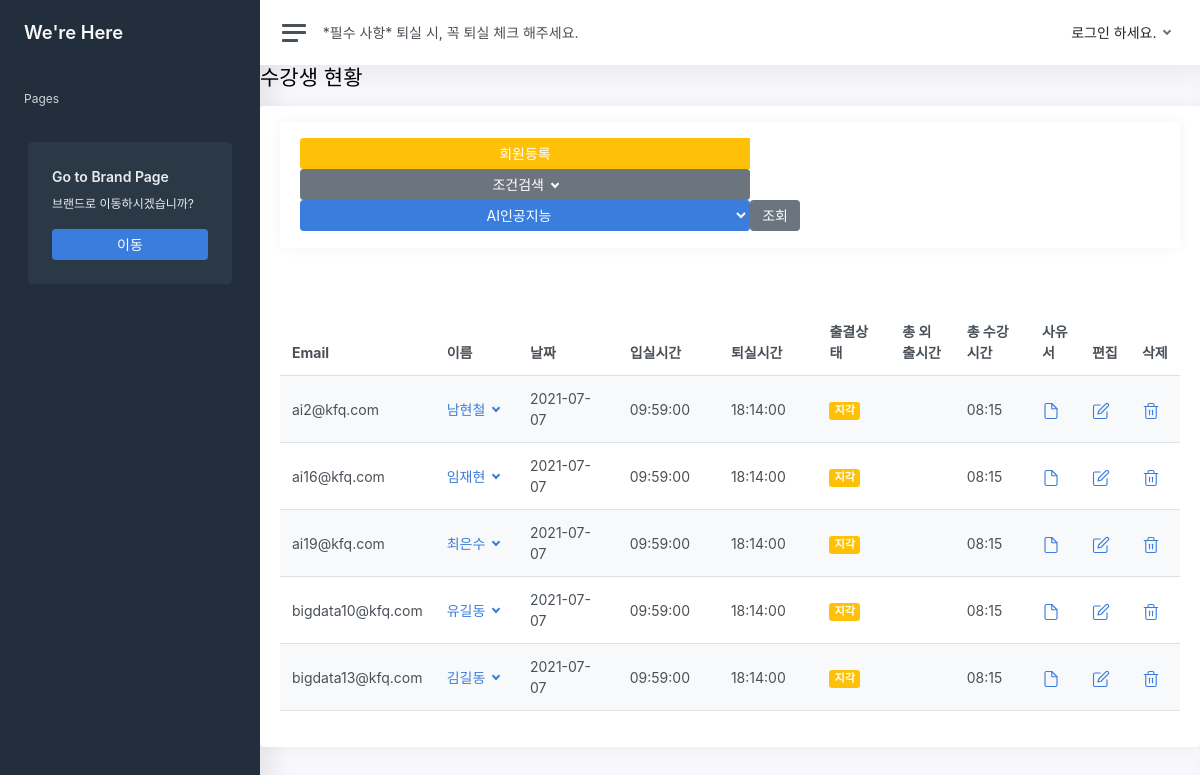
Screenshot of /CRM/status/data/late/ with the database file from the repository.
### CRM/models.py (models this page shows)
class Student_list(models.Model):
    studentListNum = models.AutoField(ClassList, primary_key=True)
    member_fk = models.ForeignKey(Member, on_delete=models.CASCADE)
    class_fk = models.ForeignKey(ClassList, on_delete=models.CASCADE)
    date = models.DateField(auto_now_add=True)
    attendance = models.CharField(max_length=2,default='N',null=True)
    absent = models.CharField(max_length=2,default='N',null=True)
    late = models.CharField(max_length=2,default='N',null=True)
    early= models.CharField(max_length=2,default='N',null=True)
    input_time = models.DateTimeField(null=True)
    output_time= models.DateTimeField(null=True)
    total_time_outing = models.DateTimeField(null=True)
    total_time = models.DateTimeField(null=True)
    temperature = models.FloatField(null=True)

class Member (models.Model):
    email = models.CharField(max_length=200, primary_key=True)
    class_fk = models.ForeignKey(ClassList, on_delete=models.CASCADE, null=True)
    password = models.CharField(max_length=200)
    name = models.CharField(max_length=50)
    age = models.IntegerField(null=True)
    university = models.CharField(max_length=50,default = '',null=True)
    major = models.CharField(max_length=50,default = '',null=True)
    interest_language = models.CharField(max_length=50,default = '',null=True)
    phone_number = models.CharField(max_length=100,default = '',null=True)
    address = models.CharField(max_length=200,default = '',null=True)
    birth = models.DateField(null=True)
    seat_num = models.IntegerField(null=True)
    authority = models.CharField(max_length=50)

### CRM/VIEW/status.py (the view)
# urls.py: path('status/data/late/',               Status.late,          name='status_late'),
    def late(request):
        classlist = ClassList.objects.all()
        list_status_here = Student_list.objects.filter(late='Y')
        context = {'classlist' : classlist,}
        for object in list_status_here:
            object.date = object.date.strftime('%Y-%m-%d')
            object.input_time = object.input_time.strftime('%H:%M:%S')
            object.output_time = object.output_time.strftime('%H:%M:%S')
            object.total_time = Status.diff_time(object.output_time, object.input_time)
            object.absent = '지각'
        context = {'list_status' : list_status_here, 'classlist' : classlist,}
        return render(request, './crm/page/03_status/status_04.html', context)

### CRM/VIEW/status.py (called while the page is built)
    def diff_time(time_in,time_out):
        t2 = datetime.strptime(time_out,'%H:%M:%S')
        t1 = datetime.strptime(time_in,'%H:%M:%S')
        time_stay = abs(t2-t1)
        result = time(time_stay.seconds //3600, (time_stay.seconds // 60) % 60).strftime('%H:%M')
        return result

### CRM/templates/crm/page/03_status/status_04.html (shortened to what this page needs)
{% extends 'crm/include/base_c.html' %}
{% load static %}
{% block content %}
<h1 class="h3 mb-3">수강생 현황</h1>
<div class="row">
    <div class="col-12">
        <div class="card">
            <div class="card-header">
                <div class="card">
                    <div class="card-header">
                        <div class="btn-group">
                            <button type="button" class="btn btn-warning" data-toggle="modal" data-target="#centeredModalWarning" style="width:450px">
                            회원등록
                            </button>
                        </div>
                        <div class="btn-group">
                            <button type="button" class="btn btn-secondary dropdown-toggle" data-toggle="dropdown"
                                style="width:450px">
                                조건검색
                            </button>
                        </div>
                        <div class="btn-group">
                            <select type="button" class="btn btn-primary dropdown-toggle" data-toggle="dropdown"
                                aria-haspopup="true" aria-expanded="false" name="select_class"
                                id="select_class" onchange="search_class()" style="width:450px">
                                <div class="dropdown-menu">
                                    {% for object in classlist %}
                                    <option>{{ object.class_name }}</option>
                                </div>
                                {% endfor %}
                                <form action="{% url 'CRM:status_data'%}"method="post">
                                    <button type="submit" class="btn btn-secondary"> 조회 </button>
                                </form>
                            </div>
                    </div>
                </div>
            </div>
            <div class="card-body">
                <table class="table table-striped" id="dynamicTable">
                    <thead>
                        <tr>
                            <th style="width:6%;">Email</th>
                            <th style="width:10%">이름</th>
                            <th style="width:15%">날짜</th>
                            <th style="width:13%">입실시간</th>
                            <th style="width:13%">퇴실시간</th>
                            <th style="width:10%">출결상태</th>
                            <th style="width:10%">총 외출시간</th>
                            <th style="width:10%">총 수강시간</th>
                            <th style="width:5%">사유서</th>
                            <th style="width:4%">편집</th>
                            <th style="width:4%">삭제</th>
                        </tr>
                    </thead>
                    <tbody id="dynamicTbody">
                        {% for status in list_status %}
                        <tr>
                            <td> {{status.member_fk.email}} </td>
                            <td>
                                <a class="dropdown-toggle" href="#" data-toggle="dropdown" aria-expanded="false">
                                    {{ status.member_fk.name }}
                                </a>
                            </td>
                            <td> {{status.date}} </td>
                            <td> {{status.input_time}} </td>
                            <td> {{status.output_time}} </td>
                            {% if status.absent == '결석' %}
                            <td> <span class="badge bg-danger"> 결석 </span> </td>
                            {% elif status.absent == '미퇴실' %}
                            <td> <span class="align-middle"> 미퇴실 </span> </td>
                            {% elif status.absent == '지각' %}
                            <td> <span class="badge bg-warning"> 지각 </span> </td>
                            {% elif status.absent == '조퇴' %}
                            <td> 조퇴 </td>
                            {% else %}
                            <td> <span class="badge bg-success"> 출석 </span> </td>
                            {% endif %}
                            <td> </td>
                            <td> {{status.total_time}} </td>
                            <td> <a href="#"> </a></td>
                            <td> <a href="#">
                            </a></td>
                            <td> <a href="#">
                            </a></td>
                        </tr>
                        {% endfor %}
                    </tbody>
                </table>
            </div>
        </div>
    </div>
</div>
{% endblock %}

### CRM/templates/crm/include/base_c.html (shortened to what this page needs)
{% load static %}
<!DOCTYPE html>
<html lang="ko">
<head>
	<link href="{% static 'css/app.css' %}" rel="stylesheet">
</head>
<body>
	<div class="wrapper">
		{% include "crm/include/sidebar.html" %}
		<div class="main">
			{% include "crm/include/navbar.html" %}
			{% block content %}
            {% endblock %}
</body>
</html>

### CRM/templates/crm/include/sidebar.html (shortened to what this page needs)
{% load static %}
<nav id="sidebar" class="sidebar">
	<div class="sidebar-content js-simplebar">
		<a class="sidebar-brand" href="/CRM/index"><span class="align-middle">We're Here</span></a>
		<ul class="sidebar-nav">
			<li class="sidebar-header">
				Pages
			</li>
		<div class="sidebar-cta">
			<div class="sidebar-cta-content">
				<strong class="d-inline-block mb-2">Go to Brand Page</strong>
				<div class="mb-3 text-sm">
					브랜드로 이동하시겠습니까?
				</div>
				<a href="{% url 'BRAND:index' %}" target="_blank" class="btn btn-primary btn-block">이동</a>
			</div>
		</div>
	</div>
</nav>

### CRM/templates/crm/include/navbar.html (shortened to what this page needs)
{% load static %}
<nav class="navbar navbar-expand navbar-light navbar-bg">
	<a class="sidebar-toggle d-flex" ><i class="hamburger align-self-center"></i></a>
	<div class="navbar-collapse collapse" style="text-align:center;">
		<MARQUEE behavior="scroll">*필수 사항* 퇴실 시, 꼭 퇴실 체크 해주세요.</MARQUEE>
		<ul class="navbar-nav navbar-align">
			<li class="nav-item dropdown">
				{% if request.session.name %}
				<a class="nav-link dropdown-toggle d-none d-sm-inline-block" href="#" data-toggle="dropdown">
					<span class="text-dark"> {{ request.session.name }}</span>
				</a>
				{% else %}
				<a class="nav-link dropdown-toggle d-none d-sm-inline-block" href="#" data-toggle="dropdown">
					<span class="text-dark">로그인 하세요.</span>
				</a>
				{% endif %}
			</li>
		</ul>
	</div>
</nav>

### rows the page displays
Student_list: member_fk.email "ai2@kfq.com", member_fk.name "남현철", date "2021-07-07", input_time "09:59:00", output_time "18:14:00", absent "지각", total_time "08:15"
Student_list: member_fk.email "ai16@kfq.com", member_fk.name "임재현", date "2021-07-07", input_time "09:59:00", output_time "18:14:00", absent "지각", total_time "08:15"
Student_list: member_fk.email "ai19@kfq.com", member_fk.name "최은수", date "2021-07-07", input_time "09:59:00", output_time "18:14:00", absent "지각", total_time "08:15"
Student_list: member_fk.email "bigdata10@kfq.com", member_fk.name "유길동", date "2021-07-07", input_time "09:59:00", output_time "18:14:00", absent "지각", total_time "08:15"
Student_list: member_fk.email "bigdata13@kfq.com", member_fk.name "김길동", date "2021-07-07", input_time "09:59:00", output_time "18:14:00", absent "지각", total_time "08:15"

### other values shown
form field select_class "AI인공지능"
